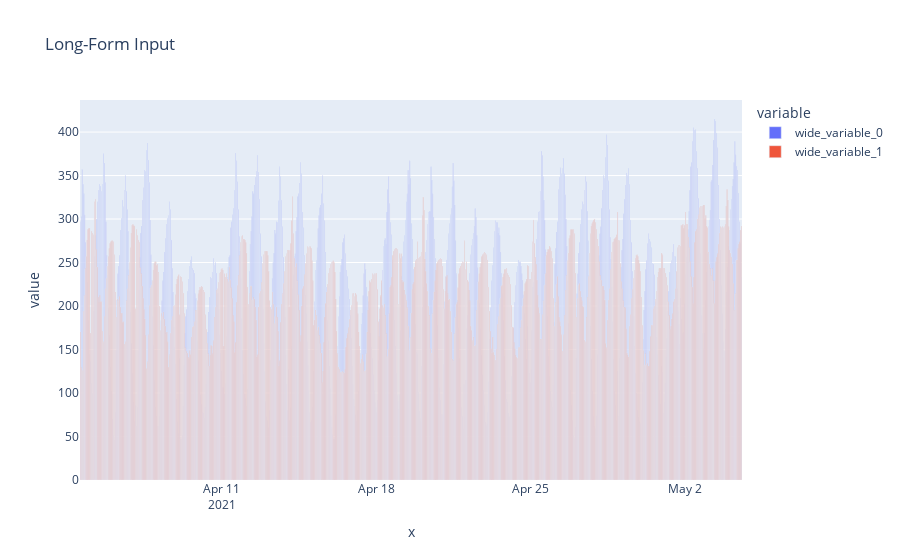

The code cell stored with this chart in its notebook:
### Code cell
import plotly.express as px
choose_day = pd.to_datetime("2021-04-04 14:00")
choose_end = pd.to_datetime("2021-05-04 14:00")
merged_section = merged_df[(merged_df.index >= choose_day) & (merged_df.index <= choose_end)]

fig = px.bar(x=merged_section.index, y=[merged_section["0_y"], merged_section['0_x']], title="Long-Form Input", barmode='group')
fig.show()

### Figure 1 — Plotly figure (JSON) as saved in the notebook; plotly's stock layout.template omitted (floating-point values rounded to 4 significant figures; data arrays with more than 128 entries replaced by an {"elided": "..."} marker saying what was removed)
{"data": [{"alignmentgroup": "True", "hovertemplate": "variable=wide_variable_0<br>x=%{x}<br>value=%{y}<extra></extra>", "legendgroup": "wide_variable_0", "marker": {"color": "#636efa"}, "name": "wide_variable_0", "offsetgroup": "wide_variable_0", "orientation": "v", "showlegend": true, "textposition": "auto", "type": "bar", "x": {"elided": "721 str values"}, "xaxis": "x", "y": {"elided": "721 int values"}, "yaxis": "y"}, {"alignmentgroup": "True", "hovertemplate": "variable=wide_variable_1<br>x=%{x}<br>value=%{y}<extra></extra>", "legendgroup": "wide_variable_1", "marker": {"color": "#EF553B"}, "name": "wide_variable_1", "offsetgroup": "wide_variable_1", "orientation": "v", "showlegend": true, "textposition": "auto", "type": "bar", "x": {"elided": "721 str values"}, "xaxis": "x", "y": {"elided": "721 int values"}, "yaxis": "y"}], "layout": {"barmode": "group", "legend": {"title": {"text": "variable"}, "tracegroupgap": 0}, "title": {"text": "Long-Form Input"}, "xaxis": {"anchor": "y", "domain": [0, 1], "title": {"text": "x"}}, "yaxis": {"anchor": "x", "domain": [0, 1], "title": {"text": "value"}}}}
